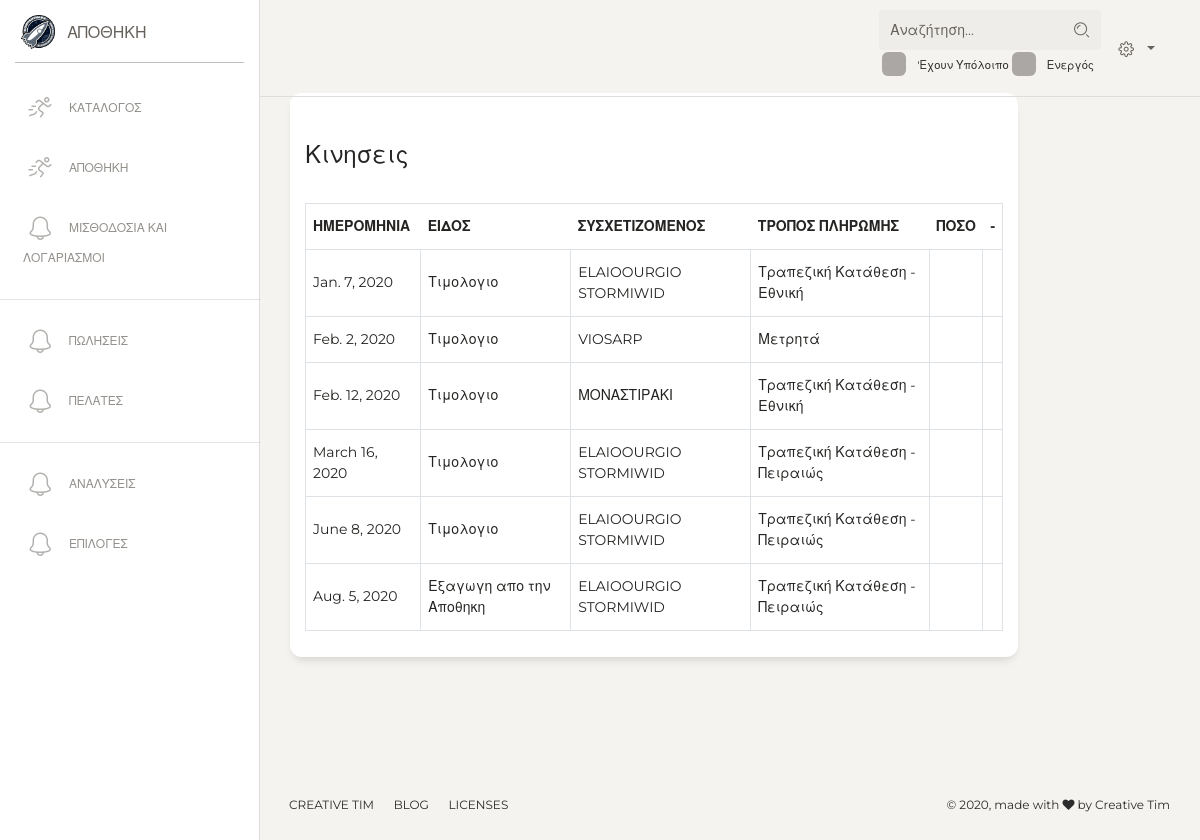
The app's page /analysis/warehouse/movements/ (signed in), older data.
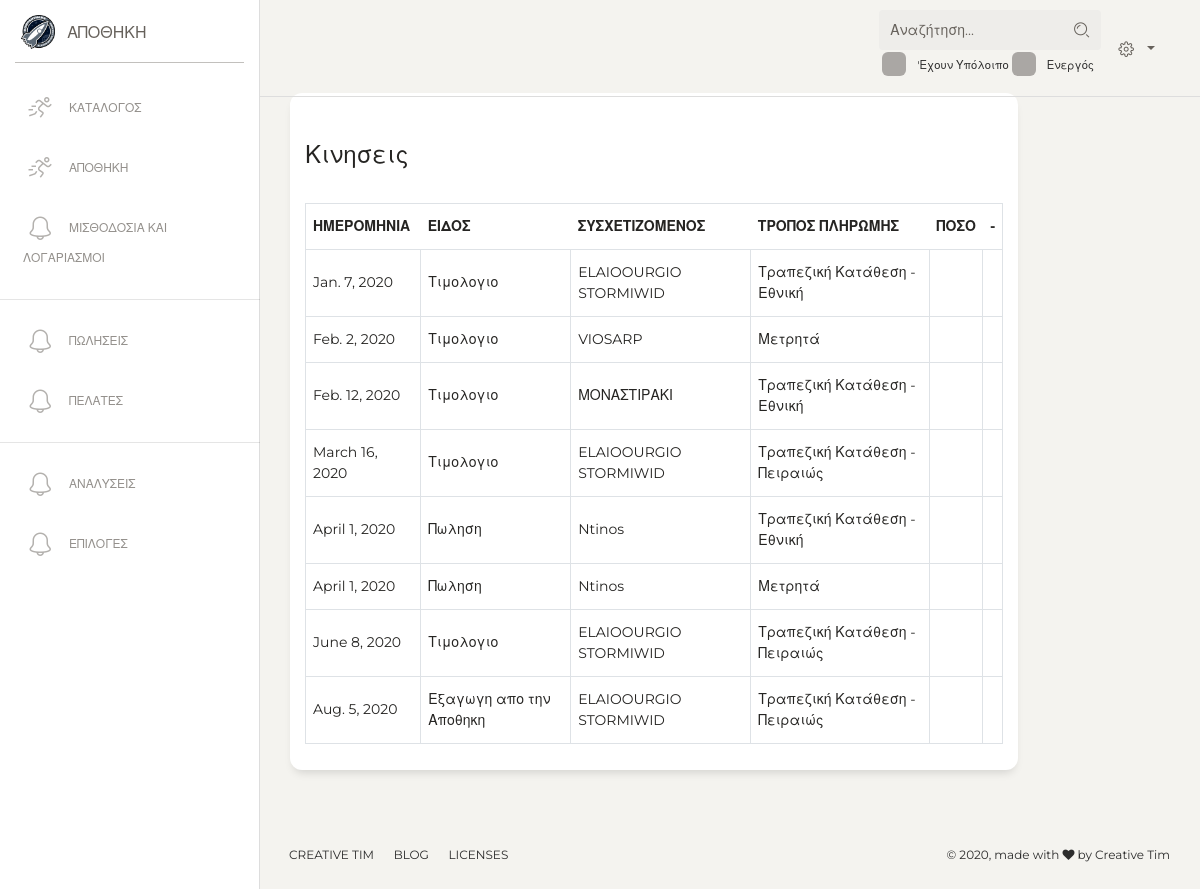
The same page, newer data.
### warehouse/models.py (models this page shows, shortened)
class Invoice(models.Model):
    date = models.DateField(verbose_name='Ημερομηνια')
    order_type = models.CharField(max_length=1, choices=INVOICE_TYPES, default='a')
    title = models.CharField(max_length=150, verbose_name='Αριθμος Τιμολογιου')
    payment_method = models.ForeignKey(PaymentMethod, on_delete=models.PROTECT, null=True,
                                       verbose_name='Τροπος Πληρωμης')
    vendor = models.ForeignKey(Vendor, on_delete=models.CASCADE, related_name='invoices', verbose_name='Προμηθευτης')
    value = models.DecimalField(decimal_places=2, max_digits=20, verbose_name='Καθαρή Αξια', default=0.00)
    taxes_value = models.DecimalField(decimal_places=2, max_digits=20, verbose_name='Φορος', default=0)
    extra_value = models.DecimalField(decimal_places=2, max_digits=20, verbose_name='Επιπλέον Αξία', default=0.00)
    final_value = models.DecimalField(decimal_places=2, max_digits=20, verbose_name='Αξία', default=0.00)
    description = models.TextField(blank=True, verbose_name='Λεπτομεριες')
    class Meta:
        ordering = ['-date']
    def tag_order_type(self):
        return self.get_order_type_display()
    def tag_person(self):
        return self.vendor
    @staticmethod
    def filters_data(request, qs):
        date_start, date_end, date_range = initial_date(request, 6)
        search_name = request.GET.get('search_name', None)
        vendor_name = request.GET.getlist('vendor_name', None)
        qs = qs.filter(title__icontains=search_name) if search_name else qs
        qs = qs.filter(vendor__id__in=vendor_name) if vendor_name else qs
        if date_start and date_end:
            qs = qs.filter(date__range=[date_start, date_end])
        return qs

class Vendor(models.Model):
    active = models.BooleanField(default=True, verbose_name='Ενεργό')
    title = models.CharField(max_length=200, unique=True, verbose_name='Εταιρία')
    owner = models.CharField(max_length=200, blank=True, verbose_name='Ιδιοκτήτης')
    afm = models.CharField(max_length=150, blank=True, verbose_name='ΑΦΜ')
    doy = models.CharField(max_length=150, blank=True, verbose_name='ΔΟΥ')
    phone = models.CharField(max_length=200, blank=True, verbose_name='Σταθερο Τηλεφωνο')
    cellphone = models.CharField(max_length=200, blank=True, verbose_name='Κινητό')
    email = models.EmailField(blank=True)
    site = models.URLField(blank=True, null=True)
    description = models.TextField(blank=True, null=True, verbose_name='Λεπτομεριες')
    address = models.CharField(max_length=240, blank=True, null=True, verbose_name='Διευθυνση')
    city = models.CharField(max_length=240, blank=True, null=True, verbose_name='Πολη')
    balance = models.DecimalField(decimal_places=2, max_digits=50, default=0.00, verbose_name='Υπόλοιπο')
    paid_value = models.DecimalField(decimal_places=2, max_digits=50, default=0.00)
    value = models.DecimalField(decimal_places=2, max_digits=50, default=0.00)
    taxes_modifier = models.CharField(max_length=1, choices=TAXES_CHOICES, default='c')
    class Meta:
        ordering = ['title']
    def __str__(self):
        return f'{self.title}'
    def tag_balance(self):
        return f'{self.balance} {CURRENCY}'
    tag_balance.short_description = 'Υπολοίπο'

### project_settings/models.py (models this page shows)
class PaymentMethod(models.Model):
    title = models.CharField(max_length=200, unique=True)
    category = models.CharField(max_length=1, choices=PAYMENT_METHOD_CATEGORY)
    def __str__(self):
        return self.title

### point_of_sale/models.py (models this page shows, shortened)
class SalesInvoice(models.Model):
    date = models.DateField(verbose_name='Ημερομηνια')
    order_type = models.CharField(max_length=1, choices=SALE_INVOICE_TYPES, default='a', verbose_name='Ειδος')
    title = models.CharField(max_length=150, verbose_name='Αριθμος Τιμολογιου')
    payment_method = models.ForeignKey(PaymentMethod, on_delete=models.PROTECT, null=True,
                                       verbose_name='Τροπος Πληρωμης')
    costumer = models.ForeignKey(Costumer, on_delete=models.CASCADE, related_name='sale_invoices', verbose_name='Πελάτης')
    value = models.DecimalField(decimal_places=2, max_digits=20, verbose_name='Καθαρή Αξια', default=0)
    extra_value = models.DecimalField(decimal_places=2, max_digits=20, verbose_name='Επιπλέον Αξία', default=0)
    etxra_discount = models.DecimalField(decimal_places=2, max_digits=20, verbose_name='Επιπλέον Εκπτωση', default=0)
    final_value = models.DecimalField(decimal_places=2, max_digits=20, verbose_name='Αξία', default=0.00)
    description = models.TextField(blank=True, verbose_name='Λεπτομεριες')
    total_taxes = models.DecimalField(default=0, max_digits=20, decimal_places=2)
    class Meta:
        ordering = ['date']
    def tag_order_type(self):
        return f'{self.get_order_type_display()}'
    def tag_person(self):
        return self.costumer
    @staticmethod
    def filters_data(request, qs):
        search_name = request.GET.get('search_name', None)
        q = request.GET.get('q', None)
        costumer_name = request.GET.getlist('costumer_name', None)
        date_start, date_end, date_range = initial_date(request, 6)
        if date_start and date_end:
            qs = qs.filter(date__range=[date_start, date_end])
        qs = qs.filter(costumer_id__in=costumer_name) if costumer_name else qs
        if search_name:
            qs = qs.filter(Q(title__icontains=search_name) |
                           Q(costumer__title__icontains=search_name)
                           ).distinct()
        if q:
            qs = qs.filter(Q(title__icontains=q) |
                           Q(costumer__title__icontains=q)
                           ).distinct()
        return qs

### costumers/models.py (models this page shows, shortened)
class Costumer(models.Model):
    eponimia = models.CharField(null=True, max_length=240, verbose_name='Επωνυμια')
    address = models.CharField(blank=True, null=True, max_length=240, verbose_name='Διευθυνση')
    job_description = models.CharField(blank=True, null=True, max_length=240, verbose_name='Επαγγελμα')
    loading_place = models.CharField(blank=True, null=True, max_length=240, default='Εδρα μας', verbose_name='Τοπος Φορτωσης')
    destination = models.CharField(blank=True, null=True, max_length=240, default='Εδρα του,', verbose_name='Προορισμος')
    afm = models.CharField(blank=True, null=True, max_length=10, verbose_name='ΑΦΜ')
    doy = models.CharField(blank=True, null=True, max_length=240, default='Σπαρτη', verbose_name='ΔΟΥ')
    destination_city = models.CharField(blank=True, null=True, max_length=240 , verbose_name='Πολη')
    transport = models.CharField(blank=True, null=True, max_length=10, verbose_name='Μεταφορικο Μεσο')
    first_name = models.CharField(max_length=200, verbose_name='Ονομα', blank=True)
    last_name = models.CharField(max_length=200, verbose_name='Επιθετο', blank=True)
    amka = models.CharField(max_length=20, blank=True, verbose_name='Ψευδονυμο')
    notes = models.CharField(max_length=200, blank=True, verbose_name='Σημειώσεις')
    cellphone = models.CharField(max_length=20, blank=True, verbose_name='Κινητό')
    phone = models.CharField(max_length=20, blank=True, verbose_name='Τηλέφωνο')
    active = models.BooleanField(default=True, verbose_name='Ενεργός')
    value = models.DecimalField(decimal_places=2, max_digits=20, default=0.00)
    paid_value = models.DecimalField(decimal_places=2, max_digits=20, default=0.00)
    balance = models.DecimalField(decimal_places=2, max_digits=20, default=0.00)
    class Meta:
        ordering = ['eponimia', 'afm']
    def __str__(self):
        return self.eponimia

### analysis/views.py (the view)
# urls.py: path('warehouse/movements/', warehouse_movements_view, name='warehouse_movements'),
@staff_member_required
def warehouse_movements_view(request):
    invoices = Invoice.filters_data(request, Invoice.objects.all())
    sales = SalesInvoice.filters_data(request, SalesInvoice.objects.all())
    movements = sorted(
            chain(invoices, sales),
            key=attrgetter('date'))
    return render(request, 'analysis/analysis_movements.html', context=locals())

### analysis/templates/analysis/analysis_movements.html
{% extends 'analysis/homepage.html' %}
{% block content %}
    <div class="content">
        <div class="row">
            <div class="col-10">
                <div class="card">
                    <div class="card-header">
                        <h4>Κινησεις</h4>
                    </div>
                    <div class="card-body">
                        <table class="table table-bordered">
                            <thead>
                                <tr>
                                    <th>Ημερομηνια</th>
                                    <th>Ειδος</th>
                                    <th>Συσχετιζομενος</th>
                                    <th>Τροπος Πληρωμης</th>
                                    <th>Ποσο</th>
                                    <th>-</th>
                                </tr>
                            </thead>
                            <tbody>
                                {% for movement in movements %}
                                    <tr>
                                        <td>{{ movement.date }}</td>
                                        <td>{{ movement.tag_order_type }}</td>
                                        <td>{{ movement.tag_person }}</td>
                                        <td>{{ movement.payment_method }}</td>
                                        <td>{{ movement.tsg_final_value }}</td>
                                        <td></td>
                                    </tr>
                                {% endfor %}
                            </tbody>
                        </table>
                    </div>
                </div>
            </div>
        </div>
    </div>
{% endblock %}

Row changes from the older to the newer data that the page shows:
added SalesInvoice: date "April 1, 2020", tag_order_type "Πωληση", tag_person "Ntinos", payment_method "Τραπεζική Κατάθεση - Εθνική"
added SalesInvoice: date "April 1, 2020", tag_order_type "Πωληση", tag_person "Ntinos", payment_method "Μετρητά"
